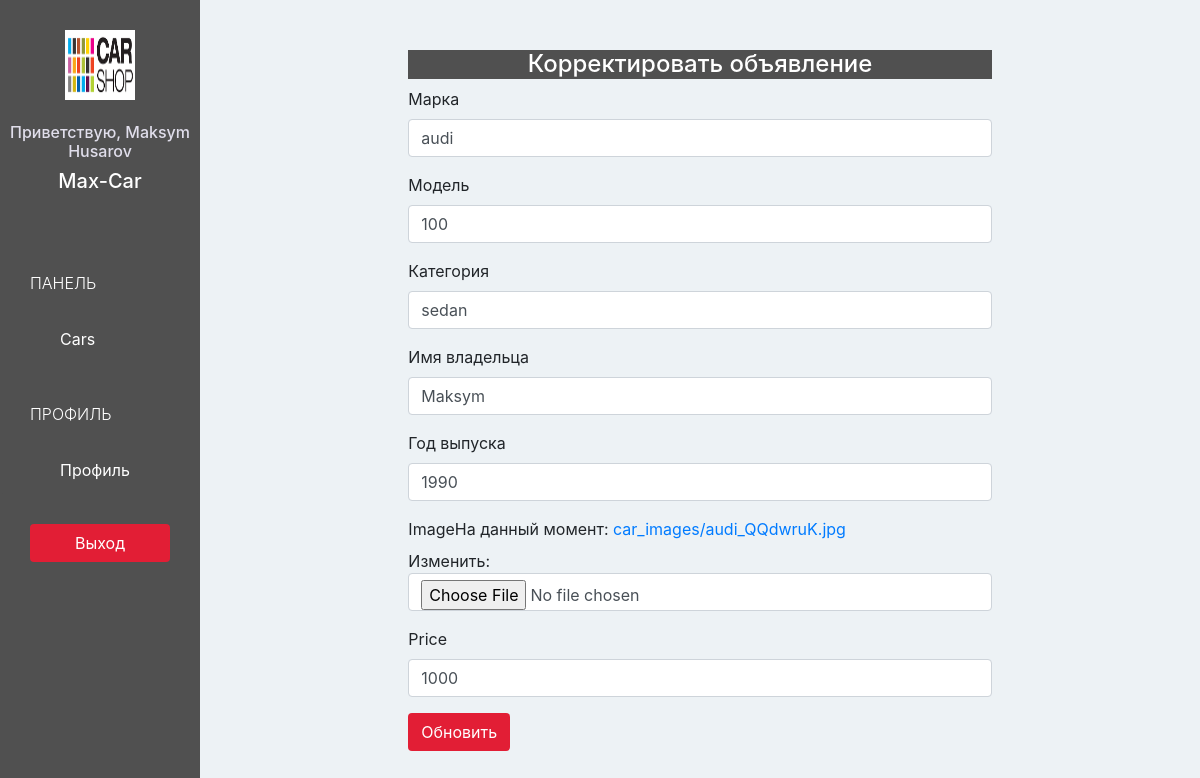
Screenshot of /carshop/car/edit/1 (signed in) with the database file from the repository.
### carshopapp/models.py (models this page shows, shortened)
class CarShop(models.Model):
    owner = models.OneToOneField(User, on_delete=models.CASCADE, related_name='carshop')
    name = models.CharField(max_length=100)
    phone = models.CharField(max_length=100)
    address = models.CharField(max_length=100)
    logo = models.ImageField(upload_to='carshop_logo/', blank=False)

class Car(models.Model):
    carshop = models.ForeignKey(CarShop, on_delete=models.CASCADE)
    name = models.CharField(max_length=30, verbose_name='Марка', blank=False)
    model = models.CharField(max_length=30, verbose_name='Модель', blank=False)
    category = models.CharField(max_length=30, verbose_name='Категория', blank=False)
    owner_name = models.CharField(max_length=100, verbose_name='Имя владельца', blank=False)
    year_issue = models.CharField(max_length=10, verbose_name='Год выпуска', blank=False)
    image = models.ImageField(upload_to='car_images/', blank=False)
    price = models.IntegerField(default=0)

### carshopapp/views.py (the view)
# urls.py: path('carshop/car/edit/<int:car_id>', views.carshop_edit_car, name='carshop-edit-car'),
@login_required(login_url='/carshop/sign-in/')
def carshop_edit_car(request, car_id):
    form = CarForm(instance=Car.objects.get(id=car_id))
    if request.method == "POST":
        form = CarForm(request.POST, request.FILES, instance=Car.objects.get(id=car_id))
        if form.is_valid():
            car = form.save()
            return redirect(carshop_car)
    return render(request, 'carshop/edit_car.html', {
        'form': form
    })

### carshopapp/forms.py
class CarForm(forms.ModelForm):
    class Meta:
        model = Car
        fields = ('name', 'model', 'category', 'owner_name', 'year_issue', 'image', 'price')

### carshopapp/templates/carshop/edit_car.html (shortened to what this page needs)
{% extends 'carshop/base.html' %}
{% load bootstrap4 %}
{% block page %}
<div class="offset-lg-2 col-lg-8">
  <div class="panel">
    <div class="panel-heading bg-ruby">
      <h4 class="panel-title text-center text-white">
        Корректировать объявление
      </h4>
    </div>
    <div class="panel-body">
      <form method="POST" enctype="multipart/form-data">
        {% bootstrap_form form %}
        <button type="submit" class="btn btn-red">Обновить</button>
      </form>
    </div>
  </div>
</div>
{% endblock %}

### carshopapp/templates/carshop/base.html (shortened to what this page needs)
{% extends 'base.html' %}
{% url 'carshop-car' as carshop_car_url %}
{% url 'carshop-account' as carshop_account_url %}
{% block sidebar %}
  <div class="text-center">
    <img class="image-circle" src="{{ MEDIA_URL }}{{ request.user.carshop.logo }}" width="70" height="70">
    <br>
    <br>
    <h6>Приветствую, {{ request.user.get_full_name }}</h6>
    <h5>{{ request.user.carshop.name }}</h5>
  </div>
  <div class="list-group">
    <span class="text-uppercase">Панель</span>
    <a href="{% url 'carshop-car' %}"
    class="list-group-item {% if request.path == carshop_car_url %} active {% endif %}">Cars</a>
    <span class="text-uppercase">Профиль</span>
    <a href="{% url 'carshop-account' %}"
    class="list-group-item {% if request.path == carshop_account_url %} active {% endif %}">Профиль</a>
  </div>
  <div class="text-center">
    <a href="{% url 'carshop-sign-out' %}?next={{ request.path }}" class="btn btn-red">Выход</a>
  </div>
{% endblock %}

### carshopapp/static/css/mystyle.css (style rules this page uses)
body { padding-top: 50px; background-color: #EDF2F5; overflow: auto; }
.bg-ruby { background-color: #505050; }
.text-white { color: white; }
.btn-red { color: white; background-color: #E21E35; }
.sidebar > div:first-child { padding: 30px 10px; font-weight: bold; font-size: 15px; background-color: #505050; }
.sidebar > div:first-child > h6 { color: #E0DEEB; }
.sidebar > div:first-child > h5 { color: #FFFFFF; }
.sidebar .list-group { padding: 0; background-color: #505050; }
.sidebar .list-group > span { color: white; display: block; margin-top: 20px; padding: 20px 30px; font-size: 16px; font-weight: 300; }
.sidebar .list-group .list-group-item, .sidebar .list-group .list-group-item:focus { background-color: #505050; color: white; border: 0; padding-left: 60px; padding-right: 30px; }
.sidebar > div:last-child { padding: 30px; }
.sidebar > div:last-child .btn { width: 100%; }
.content .panel { border: none; }

### rows the page displays
Car: name "audi", model "100", category "sedan", owner_name "Maksym", year_issue "1990", price "1000"

### other values shown
{{ request.user.get_full_name }} "Maksym Husarov"
{{ request.user.carshop.name }} "Max-Car"
